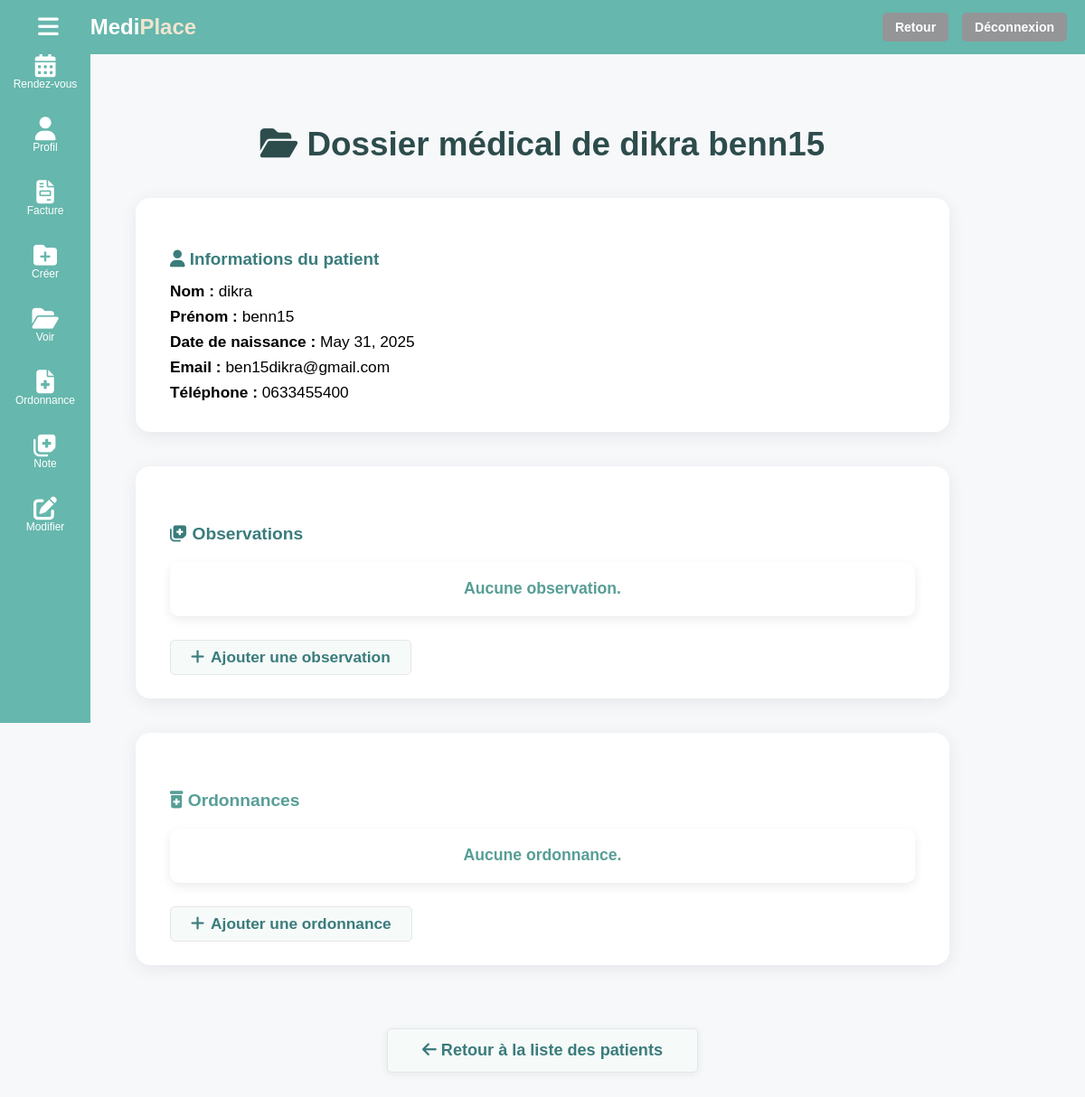
/dossier-patient-med/15/ (signed in), run on an earlier commit of the app's database.
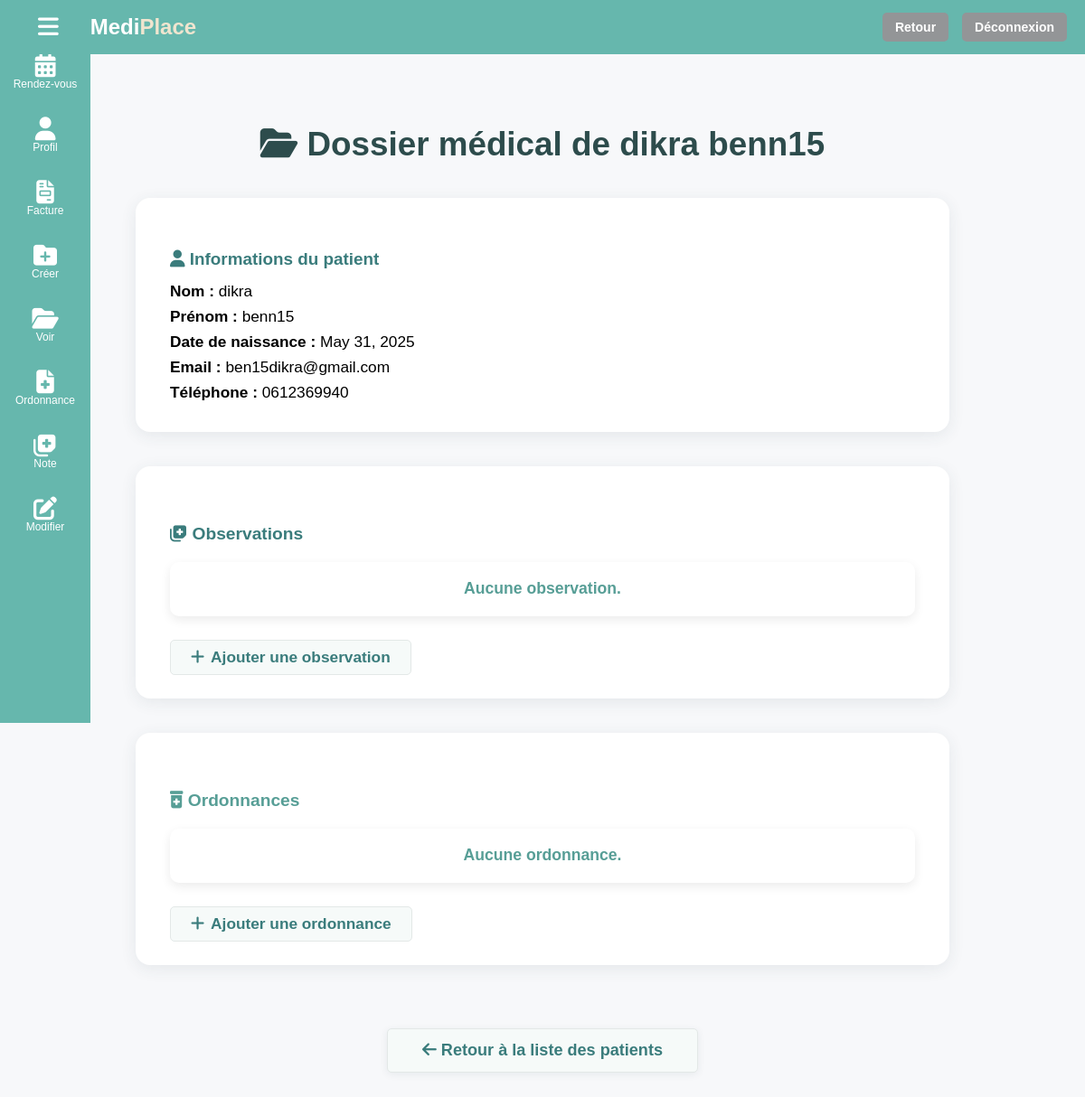
And on a later commit of the database.
### cabinet/models.py (models this page shows, shortened)
class Patient(models.Model):
    nom = models.CharField(max_length=50)
    prenom = models.CharField(max_length=50)
    email = models.EmailField(unique=True)
    numero_telephone = models.CharField(max_length=15)
    date_naissance = models.DateField()
    mot_de_passe = models.CharField(max_length=128)

### cabinet/views.py (the view)
# urls.py: path('dossier-patient-med/<int:patient_id>/', views.dossier_patient_med, name='dossier_patient_med'),
def dossier_patient_med(request, patient_id):
    email_med = request.session.get('user_email')
    if not email_med:
        return redirect('login')
    medecin = get_object_or_404(Medecin, email=email_med)
    patient = get_object_or_404(Patient, id=patient_id)
    dossier = DossierMedical.objects.filter(patient=patient).first()
    ordonnances = Ordonnance.objects.filter(dossier_medical=dossier) if dossier else []
    observations = Observation.objects.filter(dossier_medical=dossier) if dossier else []
    msg = None
    if request.method == 'POST' and 'ajouter_ordonnance' in request.POST:
        contenu = request.POST.get('contenu_ordonnance')
        if contenu and dossier:
            Ordonnance.objects.create(dossier_medical=dossier, medecin=medecin, contenu=contenu)
            msg = "Ordonnance ajoutée avec succès."
            ordonnances = Ordonnance.objects.filter(dossier_medical=dossier)
    if request.method == 'POST' and 'ajouter_observation' in request.POST:
        contenu = request.POST.get('contenu_observation')
        if contenu and dossier:
            Observation.objects.create(dossier_medical=dossier, medecin=medecin, contenu=contenu)
            msg = "Observation ajoutée avec succès."
            observations = Observation.objects.filter(dossier_medical=dossier)
    return render(request, 'cabinet/dossier_patient_med.html', {
        'patient': patient,
        'dossier': dossier,
        'ordonnances': ordonnances,
        'observations': observations,
        'msg': msg,
    })

### cabinet/templates/cabinet/dossier_patient_med.html (shortened to what this page needs)
{% include 'cabinet/headerbasepagemed.html' %}
<div class="dossier-bg">
  <div class="dossier-centered">
    <h2 class="dossier-title"><i class="fa fa-folder-open"></i> Dossier médical de {{ patient.nom }} {{ patient.prenom }}</h2>
    <div class="patient-card">
      <h4><i class="fa fa-user"></i> Informations du patient</h4>
      <div class="patient-info-row">
        <div><strong>Nom :</strong> {{ patient.nom }}</div>
        <div><strong>Prénom :</strong> {{ patient.prenom }}</div>
        <div><strong>Date de naissance :</strong> {{ patient.date_naissance }}</div>
        <div><strong>Email :</strong> {{ patient.email }}</div>
        <div><strong>Téléphone :</strong> {{ patient.numero_telephone }}</div>
      </div>
    </div>
    <div class="section-card">
      <h5 class="card-title-obs"><i class="fa fa-notes-medical"></i> Observations</h5>
      {% if observations %}
        <ul class="list-group-custom">
          {% for observation in observations %}
            <li class="mini-card">
              <div><strong>Date :</strong> {{ observation.date|date:'d/m/Y H:i' }}</div>
              <div><strong>Médecin :</strong> Dr. {{ observation.medecin.nom }} {{ observation.medecin.prenom }}</div>
              <div><strong>Contenu :</strong> {{ observation.contenu }}</div>
            </li>
          {% endfor %}
        </ul>
      {% else %}
        <div class="empty-history-msg">Aucune observation.</div>
      {% endif %}
      <a href="{% url 'ajout_observation_patient' patient.id %}" class="btn-action-add"><i class="fa fa-plus"></i> Ajouter une observation</a>
    </div>
    <div class="section-card">
      <h5 class="card-title-ordo"><i class="fa fa-prescription-bottle-alt"></i> Ordonnances</h5>
      {% if ordonnances %}
        <ul class="list-group-custom">
          {% for ordonnance in ordonnances %}
            <li class="mini-card">
              <div><strong>Date :</strong> {{ ordonnance.date|date:'d/m/Y H:i' }}</div>
              <div><strong>Médecin :</strong> Dr. {{ ordonnance.medecin.nom }} {{ ordonnance.medecin.prenom }}</div>
              {% for ligne in ordonnance.contenu.splitlines %}
                <div><strong>Médicament & posologie :</strong> {{ ligne }}</div>
              {% endfor %}
            </li>
          {% endfor %}
        </ul>
      {% else %}
        <div class="empty-history-msg">Aucune ordonnance.</div>
      {% endif %}
      <a href="{% url 'ajout_ordonnance_patient' patient.id %}" class="btn-action-add"><i class="fa fa-plus"></i> Ajouter une ordonnance</a>
    </div>
    <div class="retour-center">
      <a href="{% url 'mes_patients_med' %}" class="btn-retour-main"><i class="fa fa-arrow-left"></i> Retour à la liste des patients</a>
    </div>
  </div>
</div>

What changed in the data, as far as the page shows it:
changed Patient "dikra": numero_telephone "0633455400" → "0612369940"
